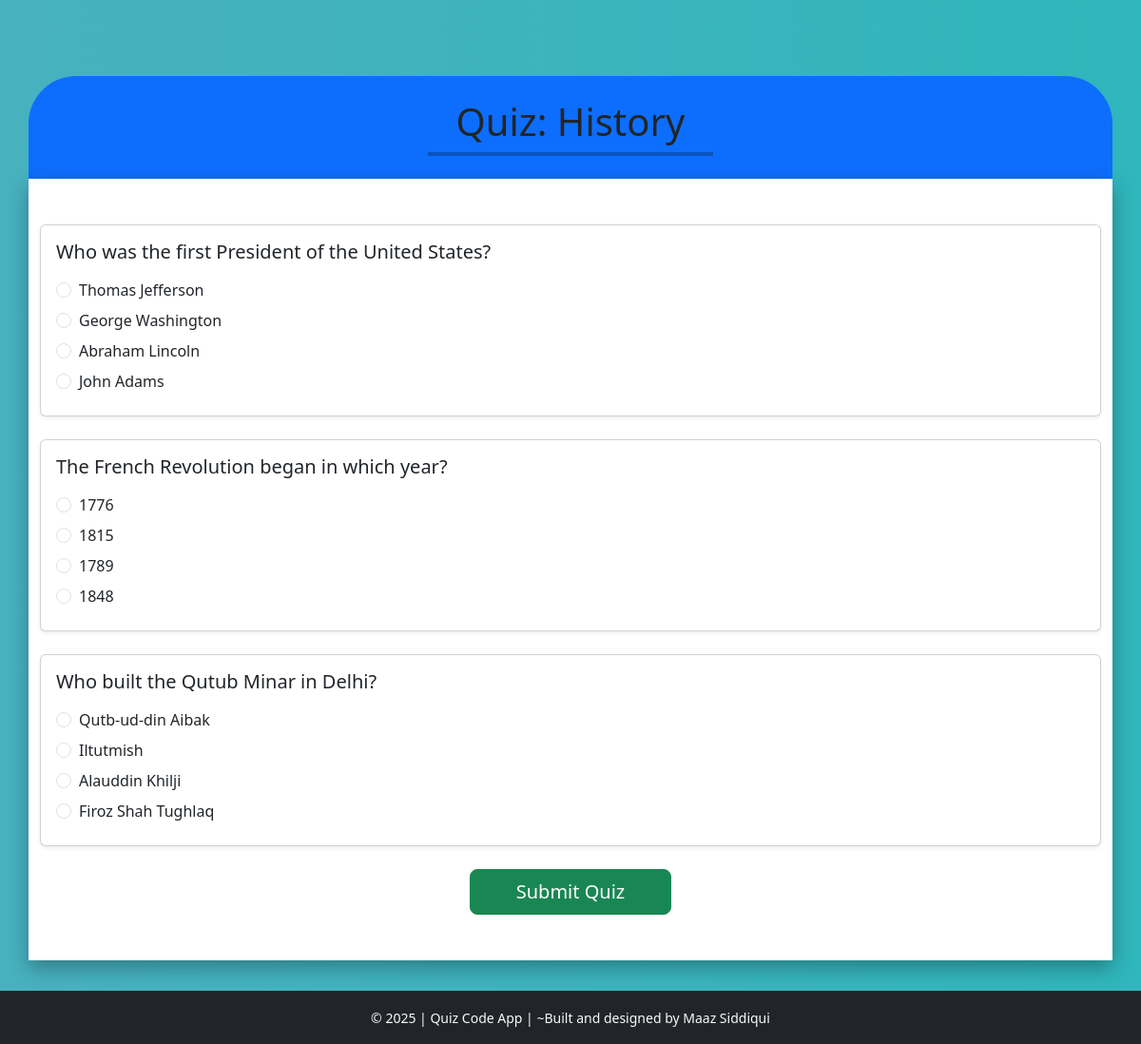
Screenshot of /quiz/2 with the database file from the repository.
### Quizapp/models.py (models this page shows, shortened)
class Subject(models.Model):
    name = models.CharField(max_length=100)

class Question(models.Model):
    subject = models.ForeignKey(Subject,on_delete=models.CASCADE)
    question_text  = models.CharField(max_length=300)
    option1  = models.CharField(max_length=100)
    option2  = models.CharField(max_length=100)
    option3  = models.CharField(max_length=100)
    option4  = models.CharField(max_length=100)
    correct_option  = models.IntegerField(choices=[(1,'Option1'),(2,'Option2'),(3,'Option3'),(4,'Option4'),])

### Quizapp/views.py (the view, shortened to what this page needs)
# urls.py: path('quiz/<int:subject_id>', views.quiz,name='quiz'),
def quiz(request,subject_id):
    subject  = get_object_or_404(Subject,pk=subject_id)
    questions = Question.objects.filter(subject=subject)
    return render(request,'quiz.html',{'sub':subject,'ques':questions})

### templates/quiz.html (shortened to what this page needs)
<!DOCTYPE html>
<html lang="en">
<head>
  <link href="https://cdn.jsdelivr.net/npm/bootstrap@5.3.2/dist/css/bootstrap.min.css" rel="stylesheet">
</head>
<body class="bg-light">
<main>
  <div class="text-center text-dark bg-primary p-4 container"
       style="border-top-left-radius: 50px; border-top-right-radius: 50px;margin-top: 5rem;">
    <h1>Quiz: {{sub.name}}</h1>
    <hr style="width: 300px; margin: 0 auto; border: 2px solid #000;">
  </div>
  <div class="container bg-white py-5"
       style="margin-bottom:2rem;background-color:rgba(242, 238, 232, 0.454);box-shadow: 0 8px 20px rgba(0,0,0,0.3);">
    <form action="{% url 'quiz' subject_id=sub.id %}" method="post">
      {% for i in ques %}
      <div class="card question-card mb-4 p-3 shadow-sm">
        <h5 class="mb-3">{{ i.question_text }}</h5>
        <div class="form-check mb-2">
          <input class="form-check-input" type="radio" name="{{ i.id }}" value="1" id="q{{ i.id }}-1">
          <label class="form-check-label" for="q{{ i.id }}-1">{{ i.option1 }}</label>
        </div>
        <div class="form-check mb-2">
          <input class="form-check-input" type="radio" name="{{ i.id }}" value="2" id="q{{ i.id }}-2">
          <label class="form-check-label" for="q{{ i.id }}-2">{{ i.option2 }}</label>
        </div>
        <div class="form-check mb-2">
          <input class="form-check-input" type="radio" name="{{ i.id }}" value="3" id="q{{ i.id }}-3">
          <label class="form-check-label" for="q{{ i.id }}-3">{{ i.option3 }}</label>
        </div>
        <div class="form-check mb-2">
          <input class="form-check-input" type="radio" name="{{ i.id }}" value="4" id="q{{ i.id }}-4">
          <label class="form-check-label" for="q{{ i.id }}-4">{{ i.option4 }}</label>
        </div>
      </div>
      {% endfor %}
      <div class="text-center mt-4">
        <button type="submit" class="btn btn-success btn-lg px-5">Submit Quiz</button>
      </div>
    </form>
  </div>
</main>
<footer class="bg-dark text-light py-3">
  <div class="container text-center text-decoration-none">
    <small>
      &copy; 2025 | Quiz Code App | ~Built and designed by Maaz Siddiqui
    </small>
  </div>
</footer>
</body>
</html>

### templates/quiz.html (style rules this page uses)
.question-card { transition: transform 0.3s, box-shadow 0.3s; }
body { margin: 0; background: linear-gradient(270deg, #ff6a00, #ee0979, #06beb6, #48b1bf); background-size: 800% 800%; animation: gradientMove 12s ease infinite; min-height: 100vh; display: flex; flex-direction: column; }
main { flex: 1; }

### rows the page displays
Subject: name "History"
Question: question_text "Who was the first President of the United States?", option1 "Thomas Jefferson", option2 "George Washington", option3 "Abraham Lincoln", option4 "John Adams"
Question: question_text "The French Revolution began in which year?", option1 "1776", option2 "1815", option3 "1789", option4 "1848"
Question: question_text "Who built the Qutub Minar in Delhi?", option1 "Qutb-ud-din Aibak", option2 "Iltutmish", option3 "Alauddin Khilji", option4 "Firoz Shah Tughlaq"
